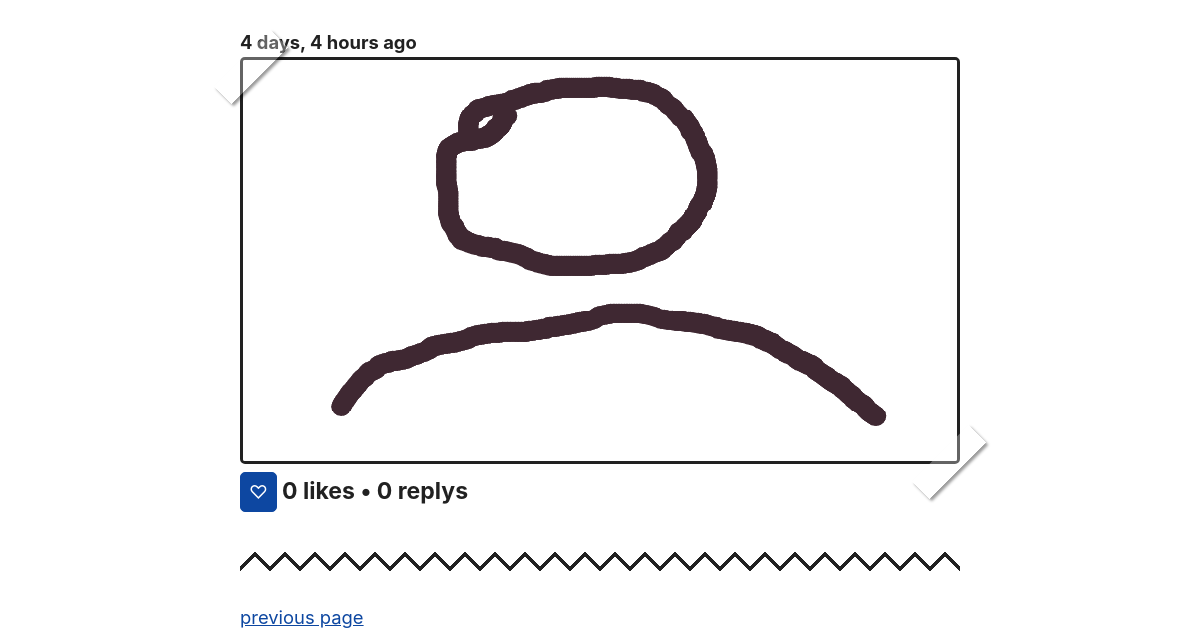
/profile/1/?sort_by=best&page=2 (lower part), run on an earlier commit of the app's database.
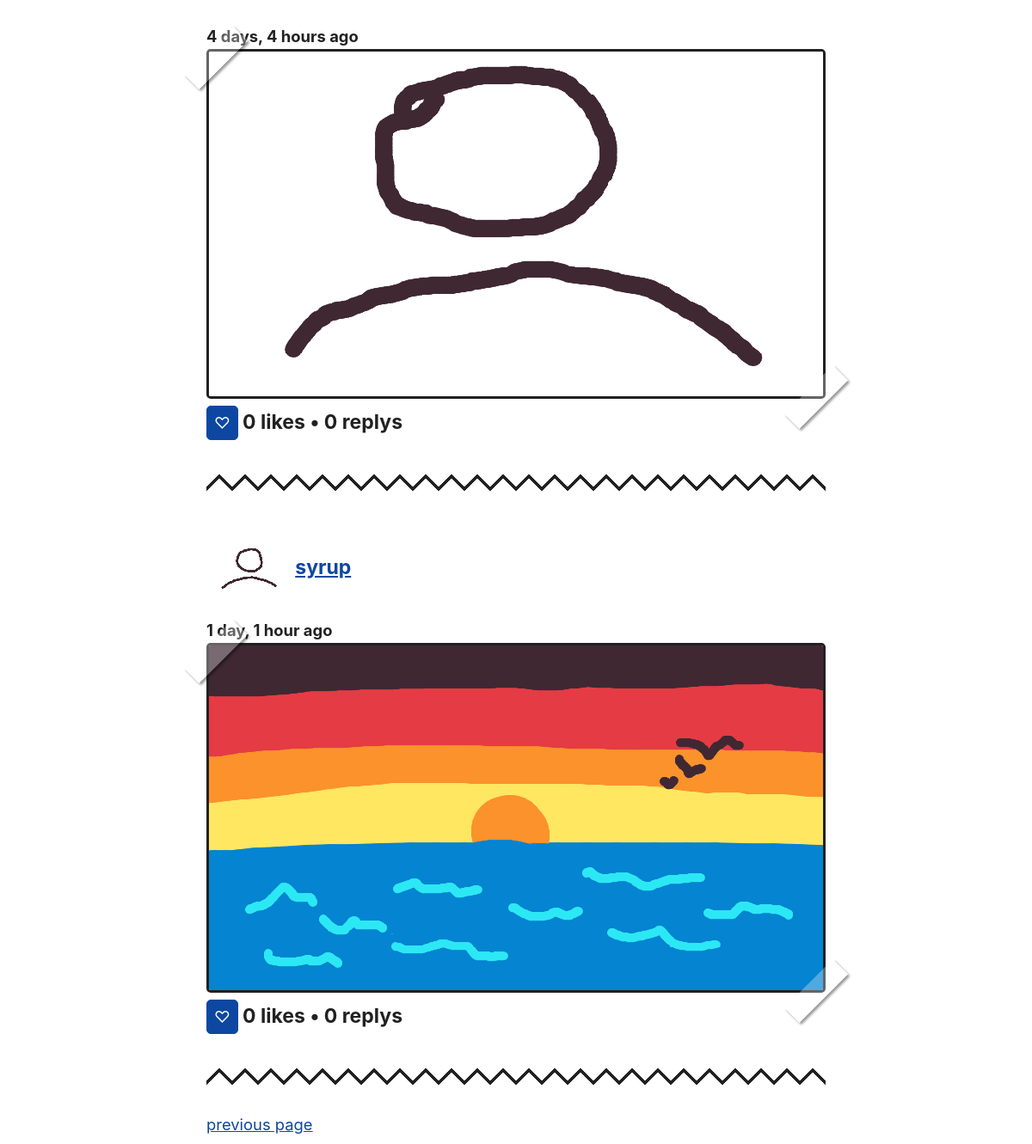
And on a later commit of the database.
### socialMedia/models.py (models this page shows, shortened)
class Post(models.Model):
    body = models.ImageField()
    created_by = models.ForeignKey("UserProfile", on_delete=models.CASCADE)
    created_on = models.DateTimeField(auto_now_add=True)

class UserProfile(models.Model):
    user = models.OneToOneField(User, on_delete=models.CASCADE)
    profile_picture = models.ImageField(default="placeholders/fpfPlaceholder.png")
    bio_picture = models.ImageField(default="placeholders/bioPlaceholder.png")
    follows = models.ManyToManyField(
        "self",
        related_name="followed_by",
        symmetrical=False,
        blank=True
    )
    def __str__(self):
        return self.user.username

### socialMedia/views.py (the view)
# urls.py: path('profile/<int:pk>/',views.profile_detail,name="profile_detail"),
def profile_detail(request, pk):
    profile = UserProfile.objects.get(pk=pk)
    page=1
    order_by="-like_count"
    url_sort_by="best"
    parsed_url = parse_qs(urlparse(request.build_absolute_uri()).query)
    if('page' in parsed_url):
        page=parsed_url['page'][0]
    if('sort_by' in parsed_url):
        if(parsed_url['sort_by'][0]=="best"):
            order_by="-like_count"
            url_sort_by="best"
        elif(parsed_url['sort_by'][0]=="worst"):
            order_by="like_count"
            url_sort_by="worst"
        elif(parsed_url['sort_by'][0]=="new"):
            order_by="-created_on"
            url_sort_by="new"
    posts = Post.objects.filter(created_by=pk)
    posts = Paginator(posts.annotate(like_count=Count('likes')+1).order_by(order_by), 10)
    context = {
        "profile" : profile,
        "posts": posts.page(page),
        "url_sort_by":url_sort_by,
        "sort_by" :order_by,
        "page" : page,
        "max_page" : posts.num_pages,
    }
    return render(request, "profile_detail.html", context)

### socialMedia/templates/profile_detail.html (shortened to what this page needs)
{% extends "base.html" %}
{% block page_content %}
    <!-- {% load static %}
    <img src="/media/{{post.body.name }}" alt="body image"> -->
    {% for post in posts %}
        {% include 'components/post.html' %}
    {% endfor %}
    {% include "components/page.html" %}
{% endblock page_content %}

### socialMedia/templates/components/post.html (shortened to what this page needs)
{% load static %}
{% load filters %}
<div class="post">
    <div>
        <h4>
            <a href="{% url 'profile_detail' post.created_by.pk%}"><img style="height: 55px; border-style: none;vertical-align: middle;" src="/media/{{post.created_by.profile_picture}}" alt="body image"></a>
            <a href="{% url 'profile_detail' post.created_by.pk%}">{{ post.created_by }}</a>
        </h4>
        <b>{{ post.created_on|timesince}} ago</b>
        <div class="photo"><a href="{% url 'post_detail' post.pk%}"> <img class="art" src="/media/{{post.body.name }}" alt="body image"></a></div>
    </div>
    {% if user.is_authenticated %}
        <button onclick="like('{% url 'post_like' post.pk %}','{% url 'post_get_likes' post.pk %}',{{post.pk}},'{{ csrf_token }}')" id="p{{post.pk}}">
            {% if post.likes.all|dasame:user.pk %}
                ♥
            {% else %}
                ♡
            {% endif %}
        </button>
    {% else %}
        <form style="display: inline;" method="post" action="{% url 'login' %}">
            <button type="submit">♡</button>
        </form>
    {% endif %}
    <h4 id="pl{{post.pk}}" style="display: inline">{{post.likes.all.count}} likes • {{post.replys.all.count}} replys</h4>
    <div class="zig-zag-line"></div>
</div>

What changed in the data, as far as the page shows it:
added Post: created_by.profile_picture (picture), created_by "syrup", created_on "1 day, 1 hour", body.name (picture), likes.all.count "0", replys.all.count "0"
